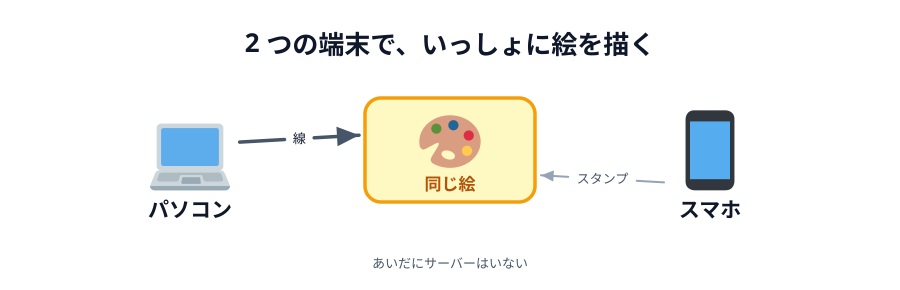

The script that saved this image:
# 00-thumbnail.svg
# スキーマ: LINK（2端末が直接つながる）+ CYCLE（描いた線が双方向に流れる）

import sys
sys.path.insert(0, "/Users/seekseep/.claude/skills/genfig")
from genfig import Canvas, PALETTE

c = Canvas(900, 290)
c.text(450, 52, "2 つの端末で、いっしょに絵を描く", scale="xl")

pc = c.node(190, 165, "パソコン", emoji_cp="1f4bb")
phone = c.node(710, 165, "スマホ", emoji_cp="1f4f1")
art = c.node(450, 150, "同じ絵", emoji_cp="1f3a8", shape="sticky", color="yellow", w=170, h=104)
c.link(pc, art, label="線", label_scale="sm", offset=20)
c.link(phone, art, label="スタンプ", label_scale="sm", primary=False, offset=20)
c.text(450, 268, "あいだにサーバーはいない", scale="sm")

c.save("00-thumbnail.svg")
